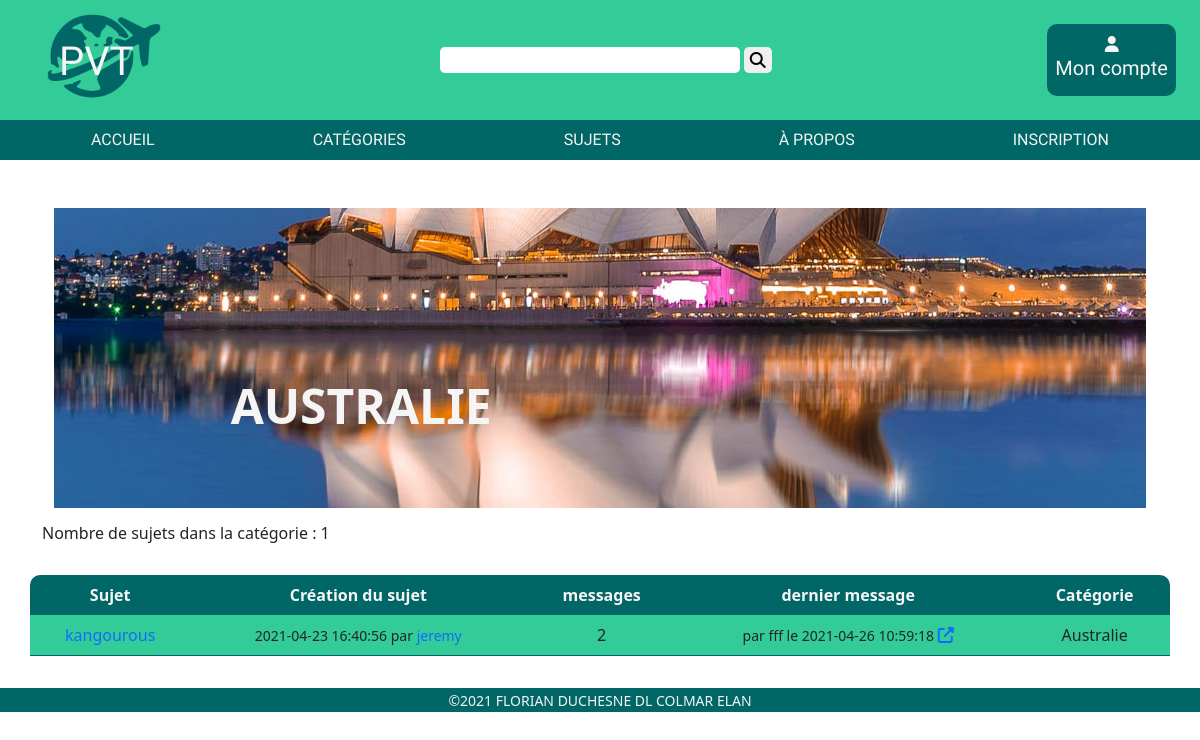
Page /?ctrl=category&method=listTopicsByCategory&id=2 on the committed database.
### tables this page shows
CREATE TABLE `category` (
  `id_category` int(11) NOT NULL,
  `name` varchar(50) NOT NULL,
  `dateCreation` datetime NOT NULL DEFAULT current_timestamp(),
  `img` varchar(255) DEFAULT NULL
);

CREATE TABLE `topic` (
  `id_topic` int(11) NOT NULL,
  `title` varchar(50) NOT NULL,
  `dateCreation` datetime NOT NULL DEFAULT current_timestamp(),
  `lock` tinyint(1) NOT NULL DEFAULT 0,
  `user_id` int(11) DEFAULT NULL,
  `category_id` int(11) NOT NULL
);

CREATE TABLE `user` (
  `id_user` int(11) NOT NULL,
  `pseudo` varchar(50) NOT NULL,
  `email` varchar(50) NOT NULL,
  `password` varchar(255) NOT NULL,
  `dateRegistration` datetime NOT NULL DEFAULT current_timestamp(),
  `icon` varchar(255) DEFAULT NULL,
  `description` varchar(200) DEFAULT NULL,
  `statut` tinyint(1) DEFAULT 0
);

CREATE TABLE `message` (
  `id_message` int(11) NOT NULL,
  `content` text NOT NULL,
  `dateCreation` datetime NOT NULL DEFAULT current_timestamp(),
  `topic_id` int(11) NOT NULL,
  `user_id` int(11) NOT NULL
);

### app/Autoloader.php (called while the page is built, shortened)
<?php
abstract class Autoloader
{
	public static function autoload($class)
	{
		$parts = preg_split('#\\\#', $class);
		$className = array_pop($parts);
		$path = strtolower(implode(DS, $parts));
		$file = $className . '.php';
		$filepath = ROOT_DIR . $path . DS . $file;
	}
}

### app/Router.php (called while the page is built, shortened)
<?php
abstract class Router
{
    public static function handleRequest($get)
    {
        $method = "index";
        $ctrl = new $ctrlname();
        if (isset($get['method']) && method_exists($ctrl, $get['method'])) {
            $method = $get['method'];
        }
        return $ctrl->$method();
    }
}

### app/DAO.php (called while the page is built, shortened)
<?php
    abstract class DAO
    {
        public static function getConnection(){
            try{
                $pdo = new \PDO(
                    'mysql:host='.self::DB_HOST.';dbname='.self::DB_NAME,
                    self::DB_USER,
                    self::DB_PASS,
                    [
                        \PDO::ATTR_ERRMODE => \PDO::ERRMODE_EXCEPTION,
                        \PDO::ATTR_DEFAULT_FETCH_MODE => \PDO::FETCH_ASSOC
                    ]
                );
                return $pdo;
            }
            catch(\Exception $e){
                echo $e->getMessage();
                die();
            }
        }
    }

### controller/CategoryController.php (called while the page is built, shortened)
<?php
class CategoryController
{
  public function listTopicsByCategory()
  {
    $id = (isset($_GET['id'])) ? $_GET['id'] : null;
    $messageModel = new MessageManager;
    $categoryModel = new CategoryManager;
    $topicModel = new TopicManager;
    $category = $categoryModel->findOneById($id);
    $topics = $topicModel->findTopicsByCategory($id);
    foreach ($topics as $value) {
      $idTopic = $value->getId();
      $lastMessages[] = $messageModel->dernierMessage($idTopic);
      $nbAnswers[] = $topicModel->countAnswers($idTopic);
    }
    $nbTopics = $topicModel->countTopicsByCategory($id);
    if (empty($lastMessages)) {
      return [
        "view" => "listTopicsByCategoryEmpty.php",
        "data" => [
          "category" => $category,
          "topics" => $topics,
          "nbTopics" => $nbTopics
        ]
      ];
    } else {
      return [
        "view" => "listTopicsByCategory.php",
        "data" => [
          "category" => $category,
          "topics" => $topics,
          "nbTopics" => $nbTopics,
          "lastMessages" => $lastMessages,
          "nbAnswers" => $nbAnswers
        ]
      ];
    }
  }
}

### model/manager/CategoryManager.php (called while the page is built, shortened)
<?php
class CategoryManager extends AbstractManager
{
  private static $classname = "Model\Entity\Category";
  public function findOneById($id)
  {
    $sql = "SELECT * FROM category WHERE id_category = :id";
    return self::getOneOrNullResult(
      self::select($sql, ["id" => $id], false),
      self::$classname
    );
  }
}

### app/AbstractManager.php (called while the page is built, shortened)
<?php
abstract class AbstractManager
{
    private static $connection;
    protected static function connect()
    {
        self::$connection = DAO::getConnection();
    }
    protected static function getOneOrNullResult($row, $class)
    {
        if ($row != null) {
            return new $class($row);
        }
        return null;
    }
    protected static function getResults($rows, $class)
    {
        $results = [];
        if ($rows != null) {
            foreach ($rows as $row) {
                $results[] = new $class($row);
            }
        }
        return $results;
    }
    protected static function select($sql, $params = null, $multiple = true)
    {
        $stmt = self::$connection->prepare($sql);
        $stmt->execute($params);
        if ($multiple) {
            return $stmt->fetchAll();
        }
        return $stmt->fetch();
    }
}

### app/AbstractEntity.php (called while the page is built, shortened)
<?php
abstract class AbstractEntity
{
    protected static function hydrate($data, $object)
    {
        foreach ($data as $field => $value) {
            $fieldArray = explode("_", $field);
            $field = $fieldArray[0];
            if (isset($fieldArray[1]) && $fieldArray[1] == "id") {
                $classname = ucfirst($fieldArray[0]) . "Manager";
                $manager = new $FKCName();
                $field = $fieldArray[0];
                $value = $manager->findOneById($value);
            }
            $method = "set" . ucfirst($field);
        }
    }
}

### model/entity/Category.php (called while the page is built, shortened)
<?php
class Category extends AbstractEntity
{
  public function setId($id)
  {
    return $this;
  }
  public function setName($name)
  {
    return $this;
  }
  public function setDateCreation($dateCreation)
  {
    return $this;
  }
  public function setImg($img)
  {
    return $this;
  }
}

### model/manager/TopicManager.php (called while the page is built, shortened)
<?php
class TopicManager extends AbstractManager
{
  private static $classname = "Model\Entity\Topic";
  public function findTopicsByCategory($id)
  {
    $sql = "SELECT * FROM topic t WHERE t.category_id = :id";
    return self::getResults(
      self::select($sql, ["id" => $id], true),
      self::$classname
    );
  }
}

### model/entity/Topic.php (called while the page is built, shortened)
<?php
class Topic extends AbstractEntity
{
  public function __construct($data)
  {
    parent::hydrate($data, $this);
  }
  public function setId($id)
  {
    return $this;
  }
  public function setTitle($title)
  {
    return $this;
  }
  public function setUser($user)
  {
    return $this;
  }
  public function setCategory($category)
  {
    return $this;
  }
  public function setDateCreation($dateCreation)
  {
    return $this;
  }
  public function setLock($lock)
  {
    return $this;
  }
}

### model/manager/UserManager.php (called while the page is built, shortened)
<?php
class UserManager extends AbstractManager
{
  private static $classname = "Model\Entity\User";
  public function findOneById($id)
  {
    $sql = "SELECT * FROM user u WHERE u.id_user = :id";
    return self::getOneOrNullResult(
      self::select($sql, ["id" => $id], false),
      self::$classname
    );
  }
}

### model/entity/User.php (called while the page is built, shortened)
<?php
class User extends AbstractEntity
{
  public function setId($id)
  {
    return $this;
  }
  public function setPseudo($pseudo)
  {
    return $this;
  }
  public function setEmail($email)
  {
    return $this;
  }
  public function setPassword($password)
  {
    return $this;
  }
  public function setDateRegistration($dateRegistration)
  {
    return $this;
  }
  public function setIcon($icon)
  {
    return $this;
  }
  public function setDescription($description)
  {
    return $this;
  }
  public function setStatut($statut)
  {
    return $this;
  }
}

### view/listTopicsByCategory.php (the view, shortened to what this page needs)
<?php
if (isset($data['category'])) {
  $category = $data['category'];
  foreach ($data['nbTopics'] as $value) {
    $nbTopics = $value;
  }
?>
  <div class="container mt-5">
    <figure id="visuelCategory">
      <img src=<?= $category->getImg() ?> class="container">
      <figcaption>
        <h1><?= $category->getName() ?></h1>
      </figcaption>
    </figure>
    <h6>Nombre de sujets dans la catégorie : <?= $nbTopics ?></h6>
  </div>
<?php
}
?>
<table class="container">
  <thead>
    <th>Sujet</th>
    <th>Création du sujet</th>
    <th>messages</th>
    <th>dernier message</th>
    <th>Catégorie</th>
  </thead>
  <tbody>
    <?php
    $i = 0;
    foreach ($data['topics'] as $topic) {
    ?>
      <tr>
        <td><a href="?ctrl=topic&method=detailTopicById&id=<?= $topic->getId() ?>"><?= $topic->getTitle() ?></a></td>
        <td><small> <?= $topic->getDateCreation() ?> par <a href='?ctrl=user&method=detailUser&id= <?= $topic->getUser()->getId() ?>'> <?= $topic->getUser()->getPseudo() ?> </a> </small></td>
        <td>
          <?php
          if (isset($data['nbAnswers'])) {
            echo $data['nbAnswers'][$i]['nbMessages'] . "</td>";
          }
          ?>
        <td>
          <?php
          if (isset($data['lastMessages'][$i])) {
            echo "<small>par " . $data['lastMessages'][$i]->getUser()->getPseudo() . " le " . $data['lastMessages'][$i]->getDateCreation() . " </small><a href='?ctrl=topic&method=detailTopicById&id=" . $topic->getId() . "'><i class='fas fa-external-link-alt'></i></a></td>";
          }
          ?>
        <td><?= $topic->getCategory()->getName() ?></td>
      </tr>
    <?php
      $i++;
    }
    ?>
  </tbody>
</table>

### public/css/style.css (style rules this page uses)
* { box-sizing: border-box; }
body { margin: 0; }
a { text-decoration: none; }
main h1 { margin: 1em; color: #006666; margin-left: 2em; }
table td, th { min-width: 100px; padding: 0.5em; text-align: center; }
thead :first-child { border-radius: 10px 0px 0px 0px; }
thead :last-child { border-radius: 0px 10px 0px 0px; }
table { margin: 2em; }
table th { background-color: #006666; color: whitesmoke; }
table td { background-color: #33cc99; border-bottom: solid #006666 1px; }
#visuelCategory { position: relative; height: 300px; overflow: hidden; }
#visuelCategory img { transform: translateY(-300px); }
#visuelCategory figcaption h1 { position: absolute; top: 50%; left: 20%; transform: translate(-50%, -50%); font-weight: bolder; text-transform: uppercase; font-size: xxx-large; text-align: center; color: whitesmoke; }

### rows in the picture
category: img (picture), name "AUSTRALIE"
topic: title "kangourous", dateCreation "2021-04-23 16:40:56", user.pseudo "jeremy", nbMessages "2", category.name "Australie"
user: pseudo "fff"
message: dateCreation "2021-04-26 10:59:18"

### other values in the picture
$nbTopics "1"
